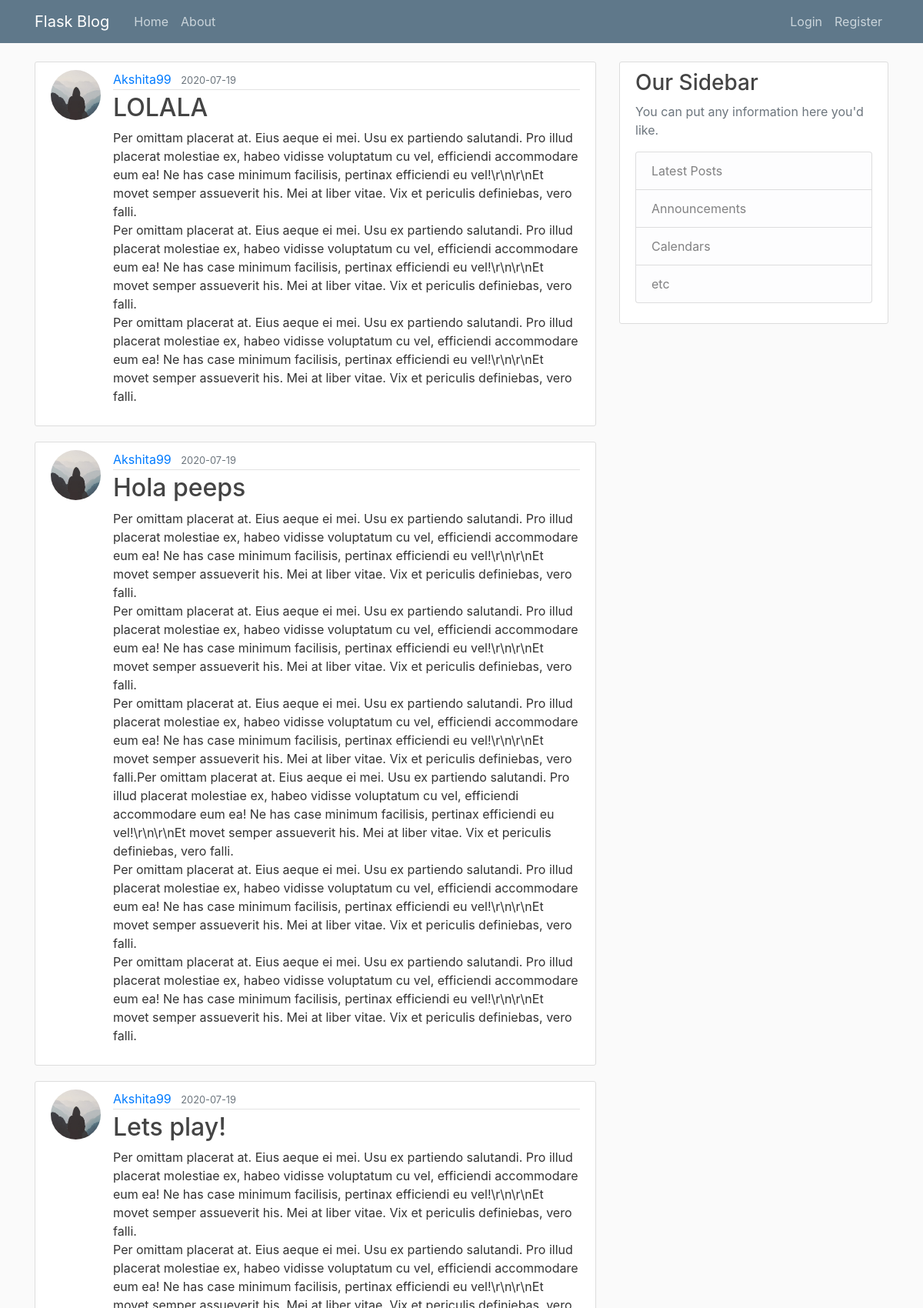
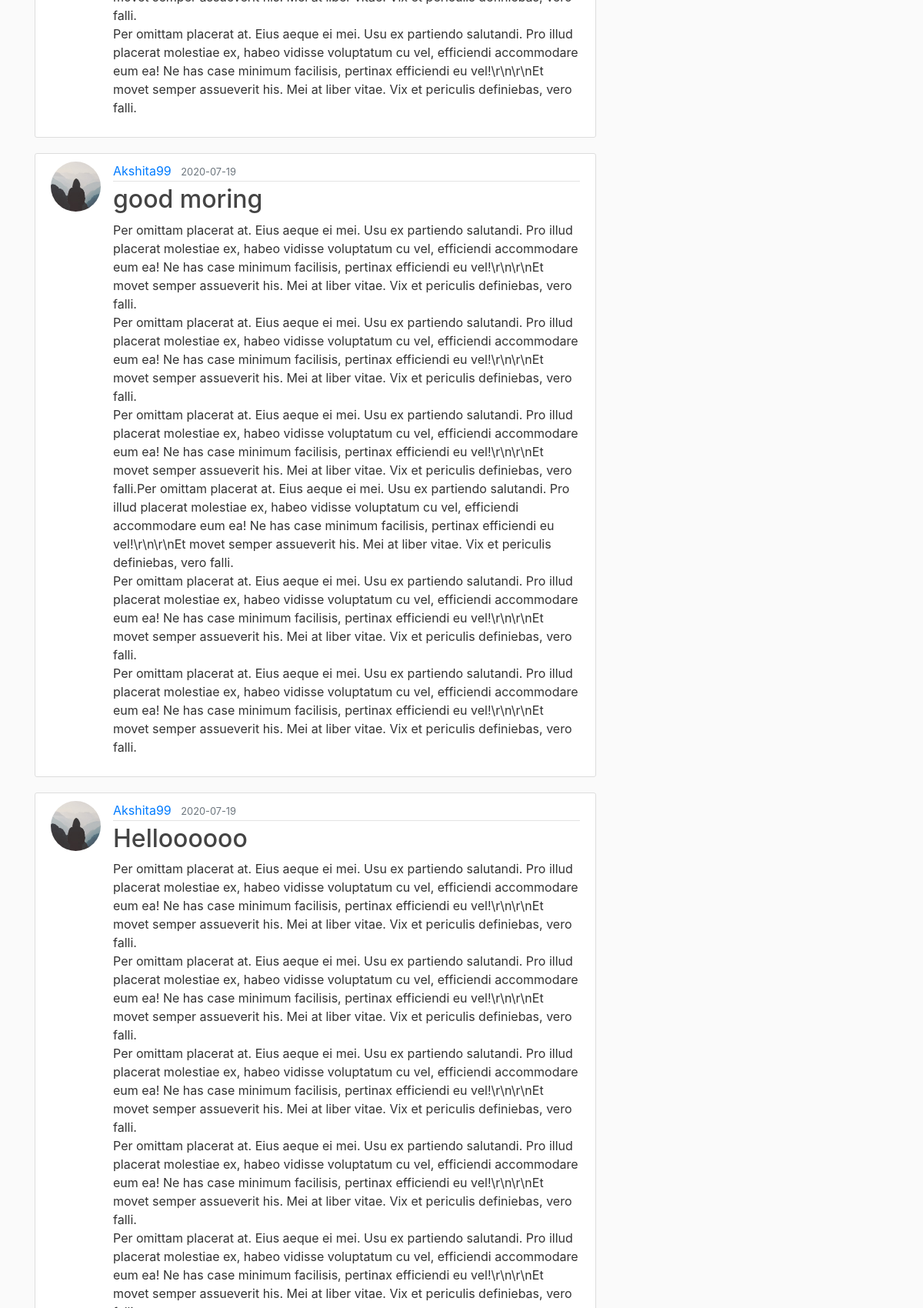
The page /home (upper part) on the database its author committed (2 pictures, top to bottom).
### flaskblog/models.py (models this page shows, shortened)
class Post(db.Model):
    id = db.Column(db.Integer, primary_key=True)
    title = db.Column(db.String(100), nullable=False)
    date_posted = db.Column(db.DateTime, nullable=False, default=datetime.utcnow)
    content = db.Column(db.Text, nullable=False)
    user_id = db.Column(db.Integer, db.ForeignKey('user.id'), nullable=False)

class User(db.Model, UserMixin):
    id = db.Column(db.Integer, primary_key=True)
    username = db.Column(db.String(20), unique=True, nullable=False)
    email = db.Column(db.String(120), unique=True, nullable=False)
    image_file = db.Column(db.String(20), nullable=False, default='default.jpg')
    password = db.Column(db.String(60), nullable=False)
    posts = db.relationship('Post', backref='author', lazy=True)

### flaskblog/main/routes.py (the view)
@main.route("/")
@main.route("/home")
def home():
    page = request.args.get('page', 1, type=int)
    posts = Post.query.order_by(Post.date_posted.desc()).paginate(page=page, per_page=5)
    return render_template('home.html', posts=posts) #not passing any title so default used

### flaskblog/templates/home.html (shortened to what this page needs)
{% extends "layout.html" %}
{% block content %}
    {% for post in posts.items %}
        <article class="media content-section">
          <img class="rounded-circle article-img" src="{{ url_for('static', filename='profile_pics/' + post.author.image_file) }}">
          <div class="media-body">
            <div class="article-metadata">
              <a class="mr-2" href="{{ url_for('users.user_posts', username=post.author.username) }}">{{ post.author.username }}</a>
              <small class="text-muted">{{ post.date_posted.strftime('%Y-%m-%d') }}</small>
            </div>
            <h2><a class="article-title" href="{{ url_for('posts.post', post_id=post.id) }}">{{ post.title }}</a></h2>
            <p class="article-content">{{ post.content }}</p>
          </div>
        </article>
    {% endfor %}
{% endblock content %}

### flaskblog/templates/layout.html (shortened to what this page needs)
<!DOCTYPE html>
<html>
<head>
    <link rel="stylesheet" href="https://maxcdn.bootstrapcdn.com/bootstrap/4.0.0/css/bootstrap.min.css">
    <link rel="stylesheet" type="text/css" href="{{ url_for('static', filename='main.css') }}">
</head>
<body>
    <header class="site-header">
      <nav class="navbar navbar-expand-md navbar-dark bg-steel fixed-top">
        <div class="container">
          <a class="navbar-brand mr-4" href="/">Flask Blog</a>
          <div class="collapse navbar-collapse" id="navbarToggle">
            <div class="navbar-nav mr-auto">
              <a class="nav-item nav-link" href="{{ url_for('main.home') }}">Home</a>
              <a class="nav-item nav-link" href="{{ url_for('main.about') }}">About</a>
            </div>
            <div class="navbar-nav">
              {% if current_user.is_authenticated %}
                <a class="nav-item nav-link" href="{{ url_for('posts.new_post') }}">New Post</a>
                <a class="nav-item nav-link" href="{{ url_for('users.account') }}">Account</a>
                <a class="nav-item nav-link" href="{{ url_for('users.logout') }}">Logout</a>
              {% else %}
                <a class="nav-item nav-link" href="{{ url_for('users.login') }}">Login</a>
                <a class="nav-item nav-link" href="{{ url_for('users.register') }}">Register</a>
              {% endif %}
            </div>
          </div>
        </div>
      </nav>
    </header>
    <main role="main" class="container">
      <div class="row">
        <div class="col-md-8">
          {% block content %}{% endblock %}
        </div>
        <div class="col-md-4">
          <div class="content-section">
            <h3>Our Sidebar</h3>
            <p class='text-muted'>You can put any information here you'd like.
              <ul class="list-group">
                <li class="list-group-item list-group-item-light">Latest Posts</li>
                <li class="list-group-item list-group-item-light">Announcements</li>
                <li class="list-group-item list-group-item-light">Calendars</li>
                <li class="list-group-item list-group-item-light">etc</li>
              </ul>
            </p>
          </div>
        </div>
      </div>
    </main>
</body>
</html>

### flaskblog/static/main.css (style rules this page uses)
body { background: #fafafa; color: #333333; margin-top: 5rem; }
h1, h2, h3, h4, h5, h6 { color: #444444; }
.bg-steel { background-color: #5f788a; }
.site-header .navbar-nav .nav-link { color: #cbd5db; }
.content-section { background: #ffffff; padding: 10px 20px; border: 1px solid #dddddd; border-radius: 3px; margin-bottom: 20px; }
.article-title { color: #444444; }
.article-content { white-space: pre-line; }
.article-img { height: 65px; width: 65px; margin-right: 16px; }
.article-metadata { padding-bottom: 1px; margin-bottom: 4px; border-bottom: 1px solid #e3e3e3 }

### rows shown on the page
Post: image_file (placeholder picture), author.username "Akshita99", date_posted "2020-07-19", title "LOLALA", content "Per omittam placerat at. Eius aeque ei mei. Usu ex partiendo salutandi. Pro illud placerat molestiae ex, habeo vidisse voluptatum cu vel, efficiendi accommodare eum ea! Ne has case minimum facilisis, pertinax efficiendi eu vel!\\r\\n\\r\\nEt movet semper assueverit his. Mei at liber vitae. Vix et periculis definiebas, vero falli. Per omittam placerat at. Eius aeque ei mei. Usu ex partiendo salutandi. Pro illud placerat molestiae ex, habeo vidisse voluptatum cu vel, efficiendi accommodare eum ea! Ne has case minimum facilisis, pertinax efficiendi eu vel!\\r\\n\\r\\nEt movet semper assueverit his. Mei at liber vitae. Vix et periculis definiebas, vero falli. Per omittam placerat at. Eius aeque ei mei.…"
Post: image_file (placeholder picture), author.username "Akshita99", date_posted "2020-07-19", title "Hola peeps", content "Per omittam placerat at. Eius aeque ei mei. Usu ex partiendo salutandi. Pro illud placerat molestiae ex, habeo vidisse voluptatum cu vel, efficiendi accommodare eum ea! Ne has case minimum facilisis, pertinax efficiendi eu vel!\\r\\n\\r\\nEt movet semper assueverit his. Mei at liber vitae. Vix et periculis definiebas, vero falli. Per omittam placerat at. Eius aeque ei mei. Usu ex partiendo salutandi. Pro illud placerat molestiae ex, habeo vidisse voluptatum cu vel, efficiendi accommodare eum ea! Ne has case minimum facilisis, pertinax efficiendi eu vel!\\r\\n\\r\\nEt movet semper assueverit his. Mei at liber vitae. Vix et periculis definiebas, vero falli. Per omittam placerat at. Eius aeque ei mei.…"
Post: image_file (placeholder picture), author.username "Akshita99", date_posted "2020-07-19", title "Lets play!", content "Per omittam placerat at. Eius aeque ei mei. Usu ex partiendo salutandi. Pro illud placerat molestiae ex, habeo vidisse voluptatum cu vel, efficiendi accommodare eum ea! Ne has case minimum facilisis, pertinax efficiendi eu vel!\\r\\n\\r\\nEt movet semper assueverit his. Mei at liber vitae. Vix et periculis definiebas, vero falli. Per omittam placerat at. Eius aeque ei mei. Usu ex partiendo salutandi. Pro illud placerat molestiae ex, habeo vidisse voluptatum cu vel, efficiendi accommodare eum ea! Ne has case minimum facilisis, pertinax efficiendi eu vel!\\r\\n\\r\\nEt movet semper assueverit his. Mei at liber vitae. Vix et periculis definiebas, vero falli. Per omittam placerat at. Eius aeque ei mei.…"
Post: image_file (placeholder picture), author.username "Akshita99", date_posted "2020-07-19", title "good moring", content "Per omittam placerat at. Eius aeque ei mei. Usu ex partiendo salutandi. Pro illud placerat molestiae ex, habeo vidisse voluptatum cu vel, efficiendi accommodare eum ea! Ne has case minimum facilisis, pertinax efficiendi eu vel!\\r\\n\\r\\nEt movet semper assueverit his. Mei at liber vitae. Vix et periculis definiebas, vero falli. Per omittam placerat at. Eius aeque ei mei. Usu ex partiendo salutandi. Pro illud placerat molestiae ex, habeo vidisse voluptatum cu vel, efficiendi accommodare eum ea! Ne has case minimum facilisis, pertinax efficiendi eu vel!\\r\\n\\r\\nEt movet semper assueverit his. Mei at liber vitae. Vix et periculis definiebas, vero falli. Per omittam placerat at. Eius aeque ei mei.…"
Post: image_file (placeholder picture), author.username "Akshita99", date_posted "2020-07-19", title "Helloooooo"
